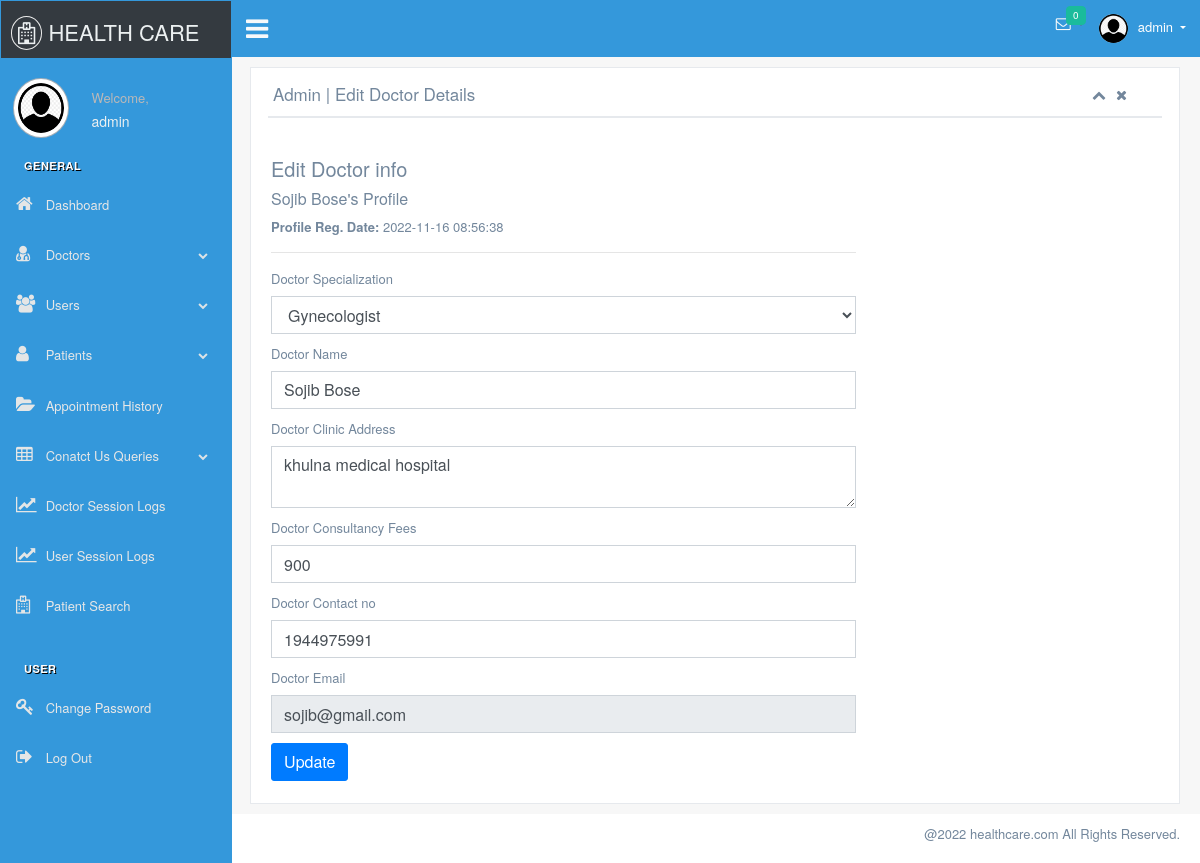
The app's page /admin/edit-doctor.php?id=18 (signed in) with its own data.
### tables this page shows
CREATE TABLE `doctors` (
  `id` int(11) NOT NULL,
  `specilization` int(11) DEFAULT NULL,
  `doctorName` varchar(255) DEFAULT NULL,
  `address` longtext DEFAULT NULL,
  `docFees` int(11) DEFAULT NULL,
  `contactno` bigint(11) DEFAULT NULL,
  `docEmail` varchar(255) DEFAULT NULL,
  `password` varchar(255) DEFAULT NULL,
  `pp` varchar(100) DEFAULT 'demo.jpg',
  `qual` varchar(300) DEFAULT NULL,
  `about` longtext DEFAULT NULL,
  `creationDate` timestamp NULL DEFAULT current_timestamp(),
  `updationDate` timestamp NULL DEFAULT NULL ON UPDATE current_timestamp()
);

CREATE TABLE `doctorspecilization` (
  `id` int(11) NOT NULL,
  `specilization` varchar(255) DEFAULT NULL,
  `fee` int(11) DEFAULT NULL,
  `dis` longtext DEFAULT NULL,
  `img` varchar(100) DEFAULT NULL,
  `creationDate` timestamp NULL DEFAULT current_timestamp(),
  `updationDate` timestamp NULL DEFAULT NULL ON UPDATE current_timestamp()
);

### admin/edit-doctor.php (the view, shortened to what this page needs)
<?php
$did = intval($_GET['id']);
?>
<!DOCTYPE html>
<html lang="en">
<head>
	<?php include 'include/head.php'; ?>
</head>
<body class="nav-md">
	<?php include('include/header.php'); ?>
	<div class="row">
		<div class="col-md-12">
			<div class="row margin-top-30">
				<div class="col-lg-8 col-md-12">
					<div class="panel panel-white">
						<div class="panel-heading">
							<h5 class="panel-title">Edit Doctor info</h5>
						</div>
						<div class="panel-body">
							<?php $sql = mysqli_query($con, "select * from doctors where id='$did'");
							while ($data = mysqli_fetch_array($sql)) {
							?>
								<h4><?php echo htmlentities($data['doctorName']); ?>'s Profile</h4>
								<p><b>Profile Reg. Date: </b><?php echo htmlentities($data['creationDate']); ?></p>
								<hr />
								<form role="form" name="adddoc" method="post" onSubmit="return valid();">
									<div class="form-group">
										<label for="DoctorSpecialization">
											Doctor Specialization
										</label>
										<select name="Doctorspecialization" class="form-control" required="required">
											<?php $ret = mysqli_query($con, "select * from doctorspecilization");
											while ($row = mysqli_fetch_array($ret)) {
											?>
												<option <?php if ($data['specilization'] == $row['id']) {
															echo 'selected';
														} ?> value="<?php echo htmlentities($row['id']); ?>">
													<?php echo htmlentities($row['specilization']); ?>
												</option>
											<?php } ?>
										</select>
									</div>
									<div class="form-group">
										<label for="doctorname">
											Doctor Name
										</label>
										<input type="text" name="docname" class="form-control" value="<?php echo htmlentities($data['doctorName']); ?>">
									</div>
									<div class="form-group">
										<label for="address">
											Doctor Clinic Address
										</label>
										<textarea name="clinicaddress" class="form-control"><?php echo htmlentities($data['address']); ?></textarea>
									</div>
									<div class="form-group">
										<label for="fess">
											Doctor Consultancy Fees
										</label>
										<input type="text" name="docfees" class="form-control" required="required" value="<?php echo htmlentities($data['docFees']); ?>">
									</div>
									<div class="form-group">
										<label for="fess">
											Doctor Contact no
										</label>
										<input type="text" name="doccontact" class="form-control" required="required" value="<?php echo htmlentities($data['contactno']); ?>">
									</div>
									<div class="form-group">
										<label for="fess">
											Doctor Email
										</label>
										<input type="email" name="docemail" class="form-control" readonly="readonly" value="<?php echo htmlentities($data['docEmail']); ?>">
									</div>
								<?php } ?>
								<button type="submit" name="submit" class="btn btn-o btn-primary">
									Update
								</button>
								</form>
						</div>
					</div>
				</div>
			</div>
		</div>
		<div class="col-lg-12 col-md-12">
		</div>
	</div>
	<?php include('include/footer.php'); ?>
</body>

### records on screen
doctors: doctorName "Sojib Bose", creationDate "2022-11-16 08:56:38", Doctorspecialization "Gynecologist", docname "Sojib Bose", clinicaddress "khulna medical hospital", docfees "900", doccontact "1944975991", docemail "sojib@gmail.com"

### other values on screen
$_SESSION['login'] "admin"
$genoti "0"
$page_title "Admin | Edit Doctor Details"
